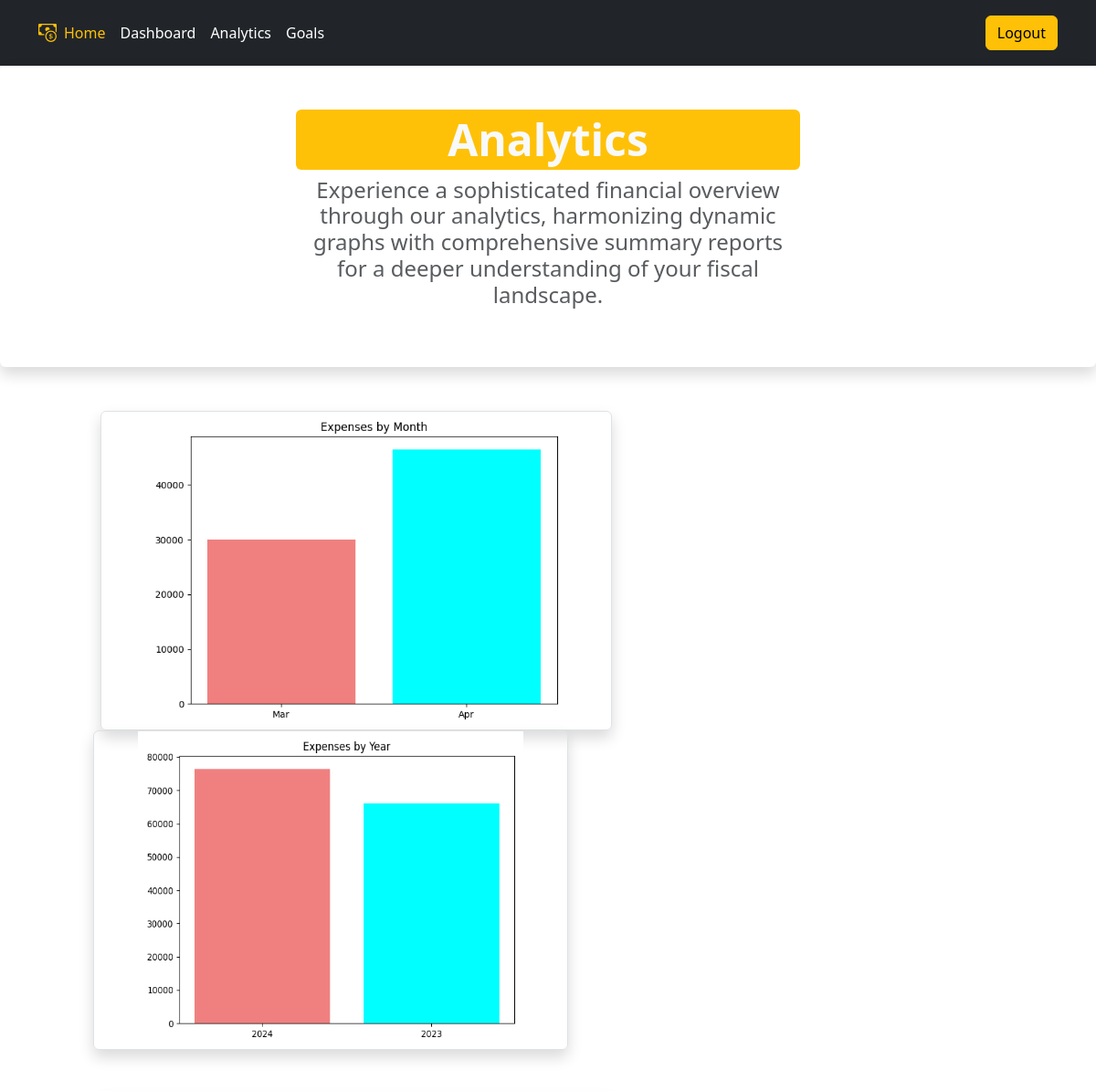
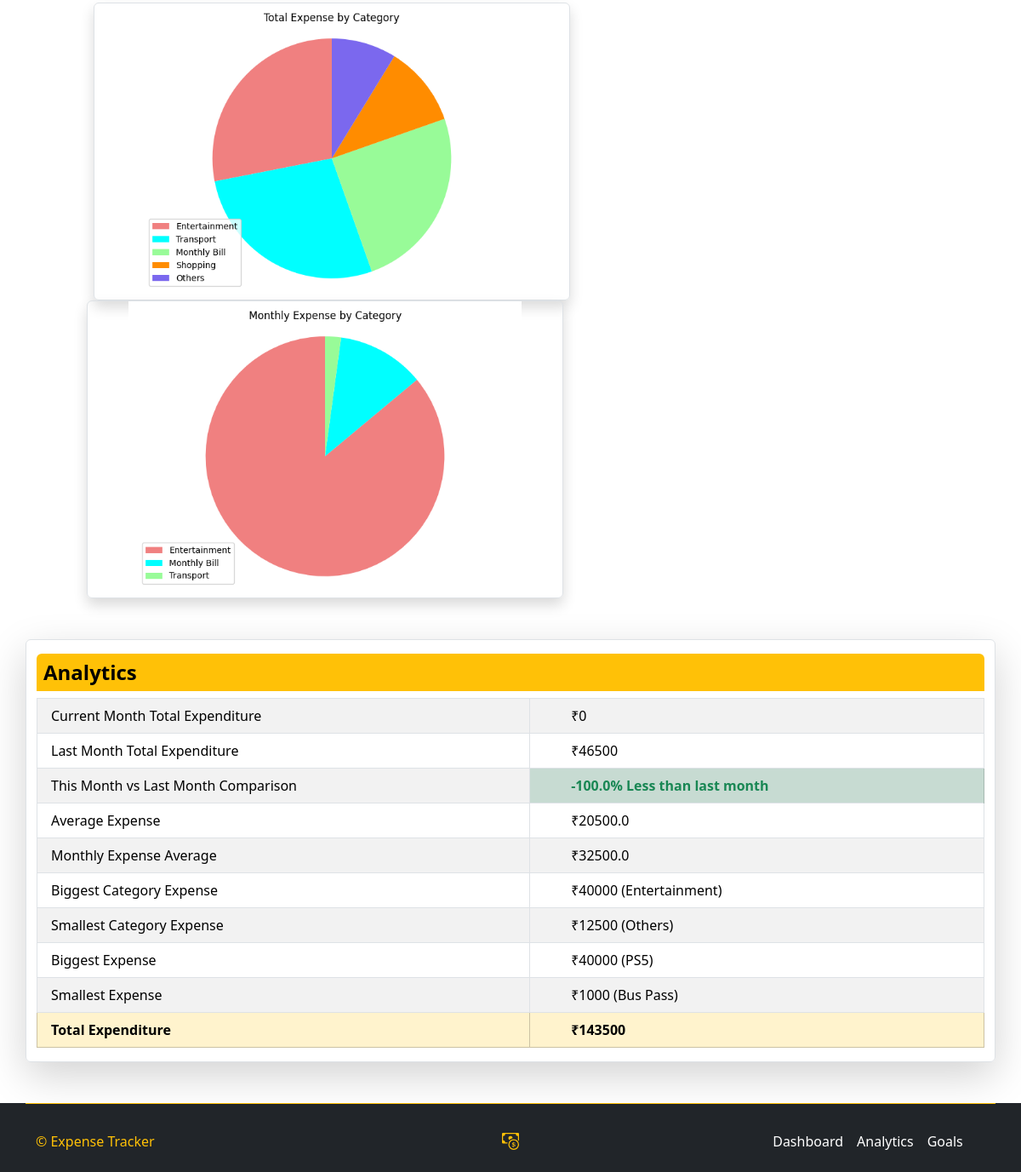
The app's page /analytics (signed in) with its own data (2 pictures, top to bottom).
### main.py (models this page shows, shortened)
class Expense(db.Model, UserMixin):
    __table_name__ = 'expenses'
    id: db.Mapped[int] = db.mapped_column(primary_key=True)
    category = db.Column(db.String(50), nullable=False)
    date = db.Column(db.String(20), nullable=False)
    description = db.Column(db.String(50), nullable=False)
    amount = db.Column(db.Integer, nullable=False)
    user: db.Mapped["User"] = db.relationship(back_populates="expense")
    user_id: db.Mapped[int] = db.mapped_column(db.ForeignKey("user.id"))

class User(db.Model, UserMixin):
    __tablename__ = 'user'
    id: db.Mapped[int] = db.mapped_column(primary_key=True)
    username = db.Column(db.String(80), nullable=False)
    email = db.Column(db.String(120), unique=True, nullable=False)
    password = db.Column(db.String(50), nullable=False)
    monthly_expense = db.Column(db.Integer, default=0)
    monthly_budget = db.Column(db.Integer, default=0)
    total_expense = db.Column(db.Integer, default=0)
    total_goals = db.Column(db.Integer, default=0)
    savings = db.Column(db.Integer, default=0)
    expense: db.Mapped[List["Expense"]] = db.relationship(back_populates="user")
    goals: db.Mapped[List["Goals"]] = db.relationship(back_populates="user")
    def get_id(self):
        return self.id

### main.py (the view)
@app.route('/analytics')
@login_required
def analytics():
    categories = db.session.query(Expense, func.sum(Expense.amount).label('total_amount')).filter(Expense.user_id == current_user.get_id()).group_by(Expense.category).order_by(desc('total_amount'))
    current_date = datetime.date.today()
    month = current_date.month
    year = current_date.year
    categories_monthly = db.session.query(Expense, func.sum(Expense.amount).label('total_amount')).filter(Expense.user_id == current_user.get_id(), func.extract('month', Expense.date) == month).group_by(Expense.category).order_by(desc('total_amount'))
    category_list = []
    amt_list = []
    for category in categories:
        category_list.append(category[0].category)
        amt_list.append(category[1])
    plt.clf()
    colors = ['lightcoral', 'cyan', 'palegreen', 'darkorange', 'mediumslateblue', 'pink', 'yellow']
    plt.pie(amt_list, colors=colors, startangle=90)
    plt.legend(category_list, loc="lower left")
    plt.axis('equal')
    plt.title('Total Expense by Category')
    plt.tight_layout()
    plt.savefig('static/images/category.png')
    category_list = []
    amt_list = []
    for category in categories_monthly:
        category_list.append(category[0].category)
        amt_list.append(category[1])
    plt.clf()
    plt.pie(amt_list, colors=colors, startangle=90)
    plt.legend(category_list, loc="lower left")
    plt.axis('equal')
    plt.title('Monthly Expense by Category')
    plt.tight_layout()
    plt.savefig('static/images/monthly_category.png')
    month_list = []
    expense_list = []
    expense_monthly = db.session.query(Expense, func.sum(Expense.amount).label('total_amount')).filter(Expense.user_id == current_user.get_id(), func.extract('month', Expense.date == month), func.extract('year', Expense.date) == year).group_by(func.extract('month', Expense.date)).order_by(func.extract('month', Expense.date))
    for monthly in expense_monthly:
        expense_list.append(monthly[1])
        month = datetime.datetime.strptime(monthly[0].date, "%Y-%m-%d")
        month_list.append(month.strftime("%b"))
    plt.clf()
    expense_list = np.array(expense_list)
    plt.bar(month_list, expense_list, color=colors)
    plt.title('Expenses by Month')
    plt.tight_layout()
    plt.savefig('static/images/monthly.png')
    expense_yearly = db.session.query(Expense, func.sum(Expense.amount).label('total_amount')).filter(Expense.user_id == current_user.get_id()).group_by(func.extract('year', Expense.date)).order_by(asc(func.extract('month', Expense.date)))
    year_list = []
    yearly_expense_list = []
    for yearly in expense_yearly:
        yearly_expense_list.append(yearly[1])
        year = datetime.datetime.strptime(yearly[0].date, "%Y-%m-%d")
        year_list.append(year.strftime("%Y"))
    plt.clf()
    plt.bar(year_list, yearly_expense_list, color=colors)
    plt.title('Expenses by Year')
    plt.tight_layout()
    plt.savefig('static/images/yearly.png')
    expenses = db.session.execute(db.select(Expense).where(Expense.user_id == current_user.get_id())).scalars()
    cur_month = update_monthly(0, True)
    last_month = update_monthly(1, True)
    every_month_expense = []
    for i in range(1, 12):
        month_expense = update_monthly(i, False)
        if month_expense > 0:
            every_month_expense.append(month_expense)
    avg_expense = current_user.total_expense/len(expenses.all())
    monthly_avg_expense = sum(every_month_expense)/len(every_month_expense)
    smallest_category = db.session.query(Expense, func.sum(Expense.amount).label('total_amount')).filter(Expense.user_id == current_user.get_id()).group_by(Expense.category).order_by(asc('total_amount')).first()
    biggest_category = db.session.query(Expense, func.sum(Expense.amount).label('total_amount')).filter(Expense.user_id == current_user.get_id()).group_by(Expense.category).order_by(desc('total_amount')).first()
    smallest_expense = db.session.query(Expense, func.min(Expense.amount).label('total_amount')).filter(Expense.user_id == current_user.get_id()).first()[0]
    biggest_expense = db.session.query(Expense, func.max(Expense.amount).label('total_amount')).filter(Expense.user_id == current_user.get_id()).first()[0]
    return render_template('analytics.html', user=current_user, last_month=last_month, cur_month=cur_month, avg_expense=avg_expense, monthly_avg_expense=monthly_avg_expense, biggest_category=biggest_category, smallest_category=smallest_category, biggest_expense=biggest_expense, smallest_expense=smallest_expense)

### main.py (called while the page is built)
def update_monthly(month, this_month):
    if this_month:
        current_user.monthly_expense = 0
        current_date = datetime.date.today()
        month = current_date.month - month
    month_total = 0
    monthly = db.session.execute(db.Select(Expense).where(Expense.user_id == current_user.get_id()).filter(func.extract('month', Expense.date) == month)).scalars()
    for per_month in monthly:
        month_total = month_total + int(per_month.amount)
    return month_total

@login_manager.user_loader
def load_user(user_id):
    return db.session.execute(db.select(User).where(User.id == user_id)).scalar()

### templates/analytics.html (shortened to what this page needs)
{% extends 'header.html' %}
{% block content %}
  <div class="p-3 p-md-5 mx-0 text-center shadow rounded mb-5">
    <div class="col-md-6 mx-auto">
      <h5 class="display-5 fw-bold text-light bg-warning p-1 rounded">Analytics</h5>
      <h4 class="fw-normal text-muted mb-3">Experience a sophisticated financial overview through our analytics, harmonizing dynamic graphs with comprehensive summary reports for a deeper understanding of your fiscal landscape.</h4>
    </div>
  </div>
  <div class="mt-5 row mx-auto container">
    <div class="col ms-2">
      <img src="static/images/monthly.png" width="560" height="350" class="ms-5 px-5 border shadow rounded">
    </div>
    <div class="col">
      <img src="static/images/yearly.png" width="520" height="350" class="ms-5 px-5 border shadow rounded">
    </div>
  </div>
  <div class="my-5 row mx-auto container">
    <div class="col ms-2">
      <img src="static/images/category.png" width="560" height="350" class="ms-5 px-5 border shadow rounded">
    </div>
    <div class="col">
      <img src="static/images/monthly_category.png" width="560" height="350" class="ms-5 px-5 border shadow rounded">
    </div>
  </div>
  <div class="table-responsive container shadow-lg mb-5 pt-3 border rounded">
    <table class="table table-bordered table-hover table caption-top table-striped">
      <caption class="text-bg-warning ps-2 rounded-top h4 fw-bold">Analytics</caption>
      <tr>
        <td class="ps-3">Current Month Total Expenditure</td>
        <td class="ps-5">₹{{ cur_month }}</td>
      </tr>
      <tr>
        <td class="ps-3">Last Month Total Expenditure</td>
        <td class="ps-5">₹{{ last_month }}</td>
      </tr>
      <tr>
        <td class="ps-3">This Month vs Last Month Comparison</td>
        {% if last_month > 0 %}
          {% set comp = (((cur_month-last_month)/last_month)*100)|round(2) %}
          {% if comp > 0 %}
            <td class="ps-5 text-danger fw-bold table-danger">{{ comp }}% More than last month</td>
          {% else %}
            <td class="ps-5 text-success fw-bold table-success">{{ comp }}% Less than last month</td>
          {% endif %}
        {% else %}
          <td class="ps-5">No Data for Last Month</td>
        {% endif %}
      </tr>
      <tr>
        <td class="ps-3">Average Expense</td>
        <td class="ps-5">₹{{ avg_expense|round(2) }}</td>
      </tr>
      <tr>
        <td class="ps-3">Monthly Expense Average</td>
        <td class="ps-5">₹{{ monthly_avg_expense|round(2) }}</td>
      </tr>
      <tr>
        <td class="ps-3">Biggest Category Expense</td>
        <td class="ps-5">₹{{ biggest_category[-1:][0] }} ({{ biggest_category[0].category }})</td>
      </tr>
      <tr>
        <td class="ps-3">Smallest Category Expense</td>
        <td class="ps-5">₹{{ smallest_category[-1:][0] }} ({{ smallest_category[0].category }})</td>
      </tr>
      <tr>
        <td class="ps-3">Biggest Expense</td>
        <td class="ps-5">₹{{ biggest_expense.amount }} ({{ biggest_expense.description }})</td>
      </tr>
      <tr>
        <td class="ps-3">Smallest Expense</td>
        <td class="ps-5">₹{{ smallest_expense.amount }} ({{ smallest_expense.description }})</td>
      </tr>
      <tr class="table-warning">
        <td class="ps-3 fw-bold">Total Expenditure</td>
        <td class="ps-5 fw-bold">₹{{ user.total_expense }}</td>
      </tr>
    </table>
  </div>
{% include 'footer.html' %}
{% endblock %}

### templates/header.html (shortened to what this page needs)
<!DOCTYPE html>
<html lang="en">
<head>
  {{ bootstrap.load_css() }}
</head>
<header class="p-3 text-bg-dark">
    <div class="container">
      <div class="d-flex flex-wrap align-items-center justify-content-center justify-content-lg-start">
        <a href="/" class="d-flex align-items-center mb-lg-0 text-warning text-decoration-none">
        </a>
        <ul class="nav col-12 col-lg-auto me-lg-auto mb-2 justify-content-center mb-md-0">
          <li><a href="/" class="nav-link px-2 text-warning">Home</a></li>
          {% if current_user.is_authenticated: %}
            <li><a href="/dashboard" class="nav-link px-2 text-white">Dashboard</a></li>
            <li><a href="/analytics" class="nav-link px-2 text-white">Analytics</a></li>
            <li><a href="/goals" class="nav-link px-2 text-white">Goals</a></li>
          {% else: %}
            <li><a href="/dashboard" class="nav-link px-2 text-secondary disabled">Dashboard</a></li>
            <li><a href="/analytics" class="nav-link px-2 text-secondary disabled">Analytics</a></li>
            <li><a href="/goals" class="nav-link px-2 text-secondary disabled">Goals</a></li>
          {% endif %}
        </ul>
        <div class="text-end">
          {% if not current_user.is_authenticated: %}
            <a href="/login" type="button" class="btn btn-outline-light me-2">Login</a>
            <a href="/signup" type="button" class="btn btn-warning">Sign-up</a>
          {% else: %}
            <a type="button" class="btn btn-warning" href="{{ url_for('logout') }}">Logout</a>
          {% endif %}
        </div>
      </div>
    </div>
  </header>
{% block content %} {% endblock %}
</html>

### templates/footer.html (shortened to what this page needs)
<div class="bg-dark">
  <footer class="d-flex flex-wrap align-items-center pt-4 border-top border-warning container pb-3">
    <p class="col-md-4 mb-0 text-warning">© Expense Tracker</p>
    <a href="/" class="col-md-4 d-flex align-items-center justify-content-center text-warning mb-3 mb-md-0 me-md-auto link-body-emphasis text-decoration-none">
    </a>
    <ul class="nav col-12 col-lg-auto me-lg-auto mb-2 justify-content-center mb-md-0 ms-5 ps-5">
      {% if current_user.is_authenticated: %}
        <li><a href="/dashboard" class="nav-link px-2 text-white">Dashboard</a></li>
        <li><a href="/analytics" class="nav-link px-2 text-white">Analytics</a></li>
        <li><a href="/goals" class="nav-link px-2 text-white">Goals</a></li>
      {% else: %}
        <li><a href="/dashboard" class="nav-link px-2 text-secondary disabled">Dashboard</a></li>
        <li><a href="/analytics" class="nav-link px-2 text-secondary disabled">Analytics</a></li>
        <li><a href="/goals" class="nav-link px-2 text-secondary disabled">Goals</a></li>
      {% endif %}
    </ul>
  </footer>
</div>

### records on screen
Expense: category "Entertainment", amount "40000", description "PS5"
Expense: category "Others"
Expense: amount "1000", description "Bus Pass"
User: total_expense "143500"

### other values on screen
{{ cur_month }} "0"
{{ last_month }} "46500"
{{ comp }} "-100.0"
{{ avg_expense|round(2) }} "20500.0"
{{ monthly_avg_expense|round(2) }} "32500.0"
{{ biggest_category[-1:][0] }} "40000"
{{ smallest_category[-1:][0] }} "12500"
